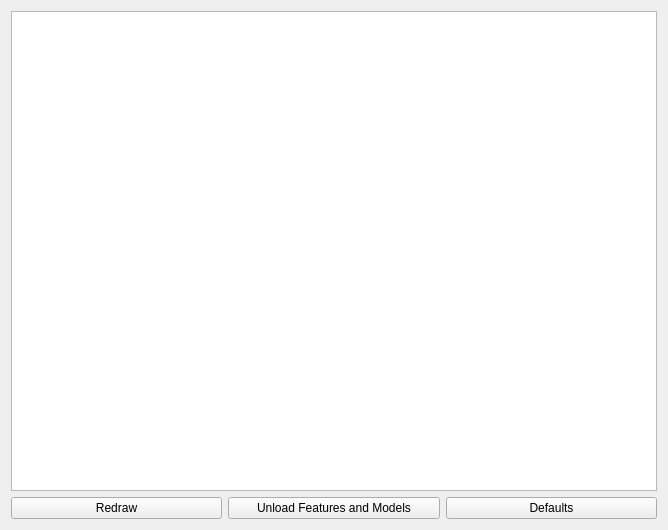
<?xml version="1.0" encoding="UTF-8"?>
<ui version="4.0">
 <class>editPrefSkel</class>
 <widget class="QWidget" name="editPrefSkel">
  <property name="geometry">
   <rect>
    <x>0</x>
    <y>0</y>
    <width>668</width>
    <height>530</height>
   </rect>
  </property>
  <property name="windowTitle">
   <string>Edit Preferences</string>
  </property>
  <layout class="QVBoxLayout" name="verticalLayout">
   <item>
    <widget class="QTreeView" name="prefTreeView"/>
   </item>
   <item>
    <layout class="QHBoxLayout" name="horizontalLayout">
     <item>
      <widget class="QPushButton" name="redrawBUT">
       <property name="text">
        <string>Redraw</string>
       </property>
      </widget>
     </item>
     <item>
      <widget class="QPushButton" name="unloadFeaturesAndModelsBUT">
       <property name="text">
        <string>Unload Features and Models</string>
       </property>
      </widget>
     </item>
     <item>
      <widget class="QPushButton" name="defaultPrefsBUT">
       <property name="text">
        <string>Defaults</string>
       </property>
      </widget>
     </item>
    </layout>
   </item>
  </layout>
 </widget>
 <resources/>
 <connections/>
</ui>
